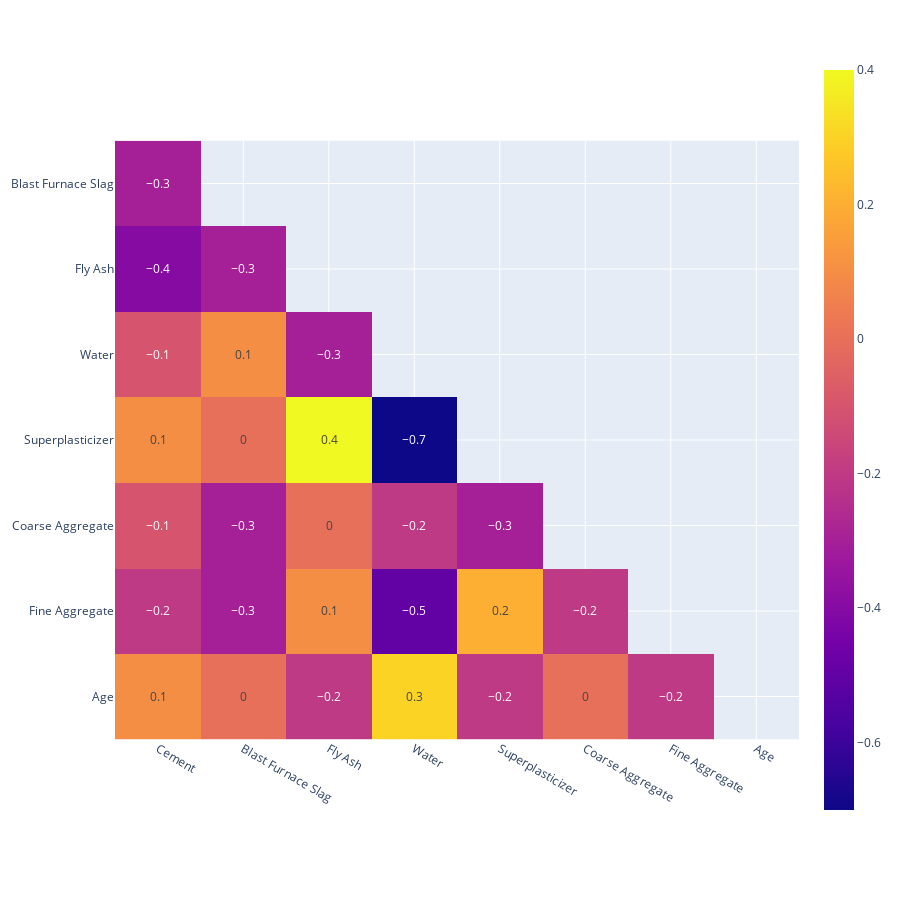

The cell this chart's notebook holds for it:
### Code cell
# --- CREATING A CORRELATION PLOT --- 
import plotly.express as px
import numpy as np

df = X
df_corr = df.corr().round(1)  
# Mask to matrix
mask = np.zeros_like(df_corr, dtype=bool)
mask[np.triu_indices_from(mask)] = True
# Viz
df_corr_viz = df_corr.mask(mask).dropna(how='all')

fig = px.imshow(df_corr_viz, text_auto=True)
fig.update_layout(height = 900, width=900)
fig.show()

### Figure 1 — Plotly figure (JSON) as saved in the notebook; plotly's stock layout.template omitted (floating-point values rounded to 4 significant figures)
{"data": [{"coloraxis": "coloraxis", "hovertemplate": "x: %{x}<br>y: %{y}<br>color: %{z}<extra></extra>", "name": "0", "texttemplate": "%{z}", "type": "heatmap", "x": ["Cement", "Blast Furnace Slag", "Fly Ash", "Water", "Superplasticizer", "Coarse Aggregate", "Fine Aggregate", "Age"], "xaxis": "x", "y": ["Blast Furnace Slag", "Fly Ash", "Water", "Superplasticizer", "Coarse Aggregate", "Fine Aggregate", "Age"], "yaxis": "y", "z": [[-0.3, null, null, null, null, null, null, null], [-0.4, -0.3, null, null, null, null, null, null], [-0.1, 0.1, -0.3, null, null, null, null, null], [0.1, 0, 0.4, -0.7, null, null, null, null], [-0.1, -0.3, 0, -0.2, -0.3, null, null, null], [-0.2, -0.3, 0.1, -0.5, 0.2, -0.2, null, null], [0.1, 0, -0.2, 0.3, -0.2, 0, -0.2, null]]}], "layout": {"coloraxis": {"colorscale": [[0, "#0d0887"], [0.1111, "#46039f"], [0.2222, "#7201a8"], [0.3333, "#9c179e"], [0.4444, "#bd3786"], [0.5556, "#d8576b"], [0.6667, "#ed7953"], [0.7778, "#fb9f3a"], [0.8889, "#fdca26"], [1, "#f0f921"]]}, "height": 900, "margin": {"t": 60}, "width": 900, "xaxis": {"anchor": "y", "constrain": "domain", "domain": [0, 1], "scaleanchor": "y"}, "yaxis": {"anchor": "x", "autorange": "reversed", "constrain": "domain", "domain": [0, 1]}}}
